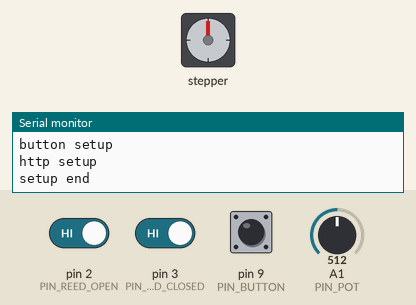
Simulated run of this sketch. Board: Arduino Uno, built with avr-gcc and run on an emulated ATmega328P. Shown: stepper motor, the last lines printed to the serial monitor. The inputs (shaded band) are chosen by the test bench; at power-on: pin 9 (PIN_BUTTON) HIGH, pin 3 (PIN_REED_CLOSED) HIGH, A1 (PIN_POT) = 512, pin 2 (PIN_REED_OPEN) HIGH. Stepper angles assume 200 steps per turn.

Above: at 1.2 s.
1.3 s: pin 9 (PIN_BUTTON) pulled LOW for 0.15 s
At 1.65 s:
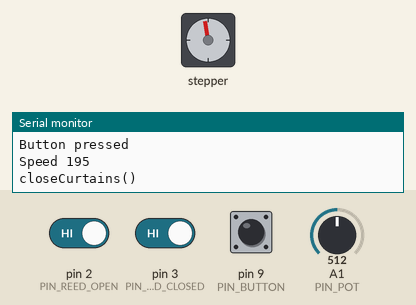
4.3 s: pin 3 (PIN_REED_CLOSED) driven LOW
5.8 s: pin 9 (PIN_BUTTON) pulled LOW for 1 s
At 6.2 s:
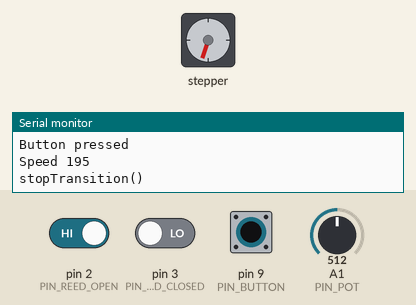
9.8 s: A1 (PIN_POT) set to 716
12.8 s: pin 2 (PIN_REED_OPEN) driven LOW
At 12.8 s:
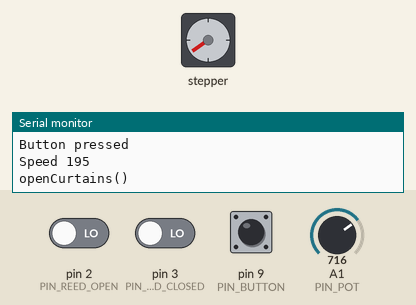
14.3 s: pin 2 (PIN_REED_OPEN) driven HIGH and pin 9 (PIN_BUTTON) driven LOW
At 15.11 s:
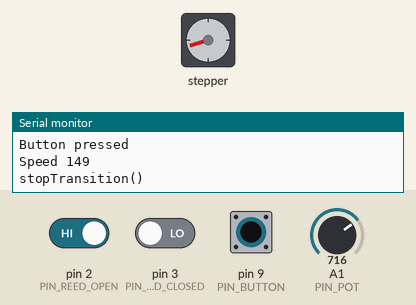
Timing chart, 0 to 18.3 s (numbered marks = the images above; inputs shaded):
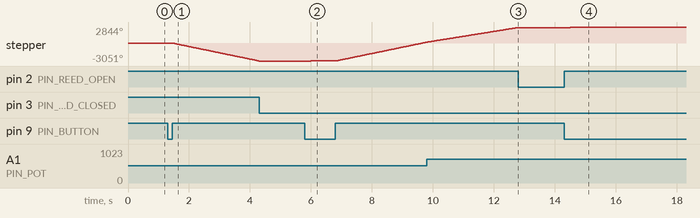

The sketch:

curtains.ino
```cpp
#include <Arduino.h>
#include <Stepper.h>
#include <EtherCard.h>


const int PIN_POT = A1;

namespace MotorCtl {
  const int STEPS_PER_REVOLUTION = 200; // number of steps for the motor to make one revolution
  const int STEPS = 5; // steps per loop iteration
  const int DEFAULT_SPEED = 100;

  const int POWER_PIN = 8;

  Stepper myStepper(STEPS_PER_REVOLUTION, 4, 5, 6, 7);

  void setup() {
    myStepper.setSpeed(DEFAULT_SPEED);
    pinMode(POWER_PIN, OUTPUT);
  }

  void setSpeed(int speed) {
    myStepper.setSpeed(speed);
  }

  void powerOn() {
    digitalWrite(POWER_PIN, HIGH);
  }

  void powerOff() {
    digitalWrite(POWER_PIN, LOW);
  }

  void stepForward() {
    powerOn();
    myStepper.step(STEPS);
  }

  void stepBackward() {
    powerOn();
    myStepper.step(-STEPS);
  }

}


namespace Controller {

  const int PIN_REED_CLOSED = 3;
  const int PIN_REED_OPEN = 2;
  const int MAX_TRANSITION_TIME = 10e3;

  volatile int movingDir = 0; // -1 closing; 0: stopped; 1: opening
  volatile int lastMovingDir = 0; // -1 closing; 0: stopped; 1: opening
  volatile unsigned long startTransitionMillis = 0;


  bool isReedActivated(int reedPin) {
    return digitalRead(reedPin) == LOW;
  }

  bool isClosed() {
    return isReedActivated(PIN_REED_CLOSED);
  }

  bool isOpen() {
    return isReedActivated(PIN_REED_OPEN);
  }

  void stopTransition() {
    Serial.println("stopTransition()");
    startTransitionMillis = millis();
    if (movingDir != 0) {
      // this is critical -- if you don't power off your motor, it'll stay in a holding mode,
      // will also drain current and heat up
      MotorCtl::powerOff();
      lastMovingDir = movingDir;
      movingDir = 0;
    }
  }

  void onReedClosedInterruption() {
    if (movingDir == -1 && isClosed()) {
      stopTransition();
    }
  }

  void onReedOpenInterruption() {
    if (movingDir == 1 && isOpen()) {
      stopTransition();
    }
  }

  void closeCurtains() {
    Serial.println("closeCurtains()");
    if (movingDir == -1 || isClosed()) {
      // already closing/closed
      return;
    }

    startTransitionMillis = millis();
    lastMovingDir = movingDir;
    movingDir = -1;
  }

  void openCurtains() {
    Serial.println("openCurtains()");
    if (movingDir == 1 || isOpen()) {
      // already opening/open
      return;
    }

    startTransitionMillis = millis();
    lastMovingDir = movingDir;
    movingDir = 1;
  }

  bool toggle() {
    if (movingDir != 0) {
      stopTransition();
    } else if (isClosed()) {
      openCurtains();
    } else if (isOpen()) {
      closeCurtains();
    } else {
        if (lastMovingDir == -1) {
          openCurtains();
        } else {
          closeCurtains();
        }
    }
  }

  void setup() {
    MotorCtl::setup();

    pinMode(PIN_REED_OPEN, INPUT_PULLUP);
    pinMode(PIN_REED_CLOSED, INPUT_PULLUP);
    attachInterrupt(digitalPinToInterrupt(PIN_REED_OPEN), onReedOpenInterruption, CHANGE);
    attachInterrupt(digitalPinToInterrupt(PIN_REED_CLOSED), onReedClosedInterruption, CHANGE);
  }

  void loop() {
    if (movingDir == -1) {
      MotorCtl::stepBackward();
    } else if (movingDir == 1) {
      MotorCtl::stepForward();
    }

    // make sure we don't run motor for mor than MAX_TRANSITION_TIME
    // in case one of the reeds gets broken or something
    if (movingDir != 0 && startTransitionMillis > 0 && millis() - startTransitionMillis > MAX_TRANSITION_TIME) {
      stopTransition();
    }
  }

}


namespace Button {

  const int PIN_BUTTON = 9;

  void setup() {
    pinMode(PIN_BUTTON, INPUT_PULLUP);
  }

  bool isPressed(){
    return digitalRead(PIN_BUTTON) == LOW;
  }

}


byte Ethernet::buffer[700]; // tcp/ip send and receive buffer

namespace HttpServer {

  const int CS_PIN = 10;

  // ethernet interface ip address
  static byte myip[] = { 192,168,0,200 };
  // gateway ip address
  static byte gwip[] = { 192,168,0,1 };
  // ethernet mac address - must be unique on your network
  static byte mymac[] = { 0x74,0x49,0x69,0x2D,0x30,0x31 };

  const char page[] PROGMEM =
  "HTTP/1.0 200 OK\r\n"
  "Content-Type: text/plain\r\n"
  "\r\n"
  "OK"
  ;

  void setup(){
    if (ether.begin(sizeof Ethernet::buffer, mymac, CS_PIN) == 0) {
      Serial.println( "Failed to access Ethernet controller");
    }

    ether.staticSetup(myip, gwip);

    ether.printIp("IP:  ", ether.myip);
    ether.printIp("GW:  ", ether.gwip);
    ether.printIp("DNS: ", ether.dnsip);
  }

  void loop(){

    // check if valid tcp data is received
    word pos = ether.packetLoop(ether.packetReceive());
    if (pos) {
      char* data = (char *) Ethernet::buffer + pos;

      // HTTP API:
      if (strncmp("GET /stop", data, 9) == 0) {
        Controller::stopTransition();
      } else if (strncmp("GET /open", data, 9) == 0) {
        Controller::openCurtains();
      } else if (strncmp("GET /close", data, 10) == 0) {
        Controller::closeCurtains();
      } else {
        Controller::toggle();
      }

      // send response
      memcpy_P(ether.tcpOffset(), page, sizeof page);
      ether.httpServerReply(sizeof page - 1);
    }

  }

}


void setup() {
  Serial.begin(57600);
  Serial.println("controller setup");
  Controller::setup();
  Serial.println("button setup");
  Button::setup();
  Serial.println("http setup");
  HttpServer::setup();
  Serial.println("setup end");
}

void loop() {
  // set speed
  int speed = map(analogRead(PIN_POT), 0, 1023, 309, 80);
  MotorCtl::setSpeed(speed);
  //Serial.println(speed);

  if (Button::isPressed()) {
    Serial.println("Button pressed");
    Serial.print("Speed ");
    Serial.println(speed);
    Controller::toggle();
    delay(200); // avoid incidental doubleclicks
  }

  Controller::loop();
  HttpServer::loop();
}
```

Measured:
- after the input at 1.3 s, stepper: keeps turning counter-clockwise at about 1092°/s, starting after 0.20 s
- after the input at 4.3 s, stepper: stops changing and stays -3051°
- after the input at 12.8 s, stepper: stops changing and stays 2754°
